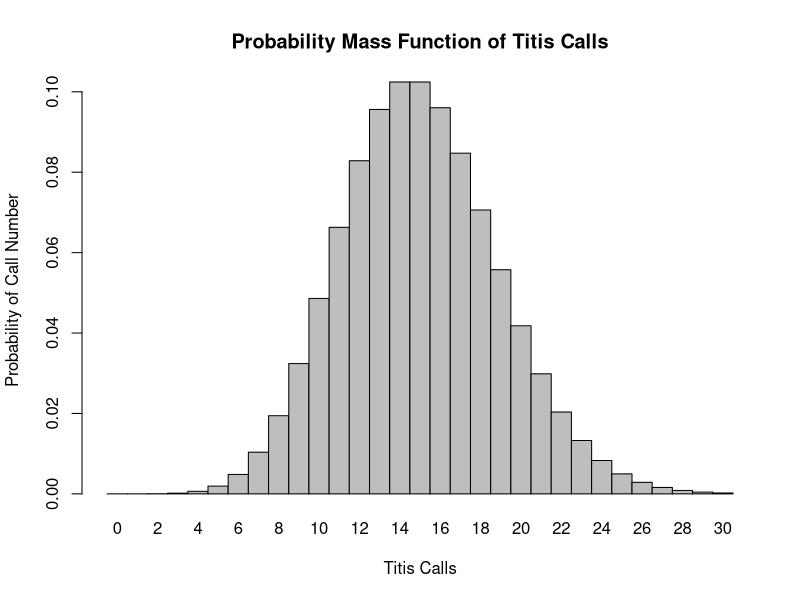
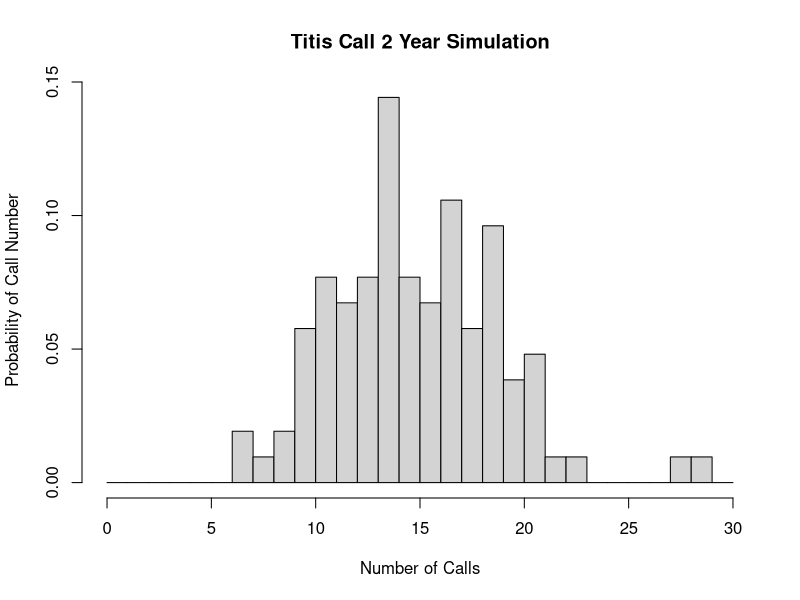

Recreate these plots in R, in order.
## ---- chunk 1
knitr::opts_chunk$set(echo = TRUE)
## ---- chunk 2
l <- 15
Pr8 <- ppois(8, l, lower.tail = FALSE)
Pr8
## ---- chunk 3
Pr0 <- ((l^0)*exp(-l))/(factorial(0))
Pr0
## ---- chunk 4
Pr3 <- ((l^3)*exp(-l))/(factorial(3))
Pr3
## ---- chunk 5
x <- 0:30
CallPr <- dpois(x=x, lambda=l)
barplot(CallPr, names.arg=x, space=0, xlab="Titis Calls", ylab="Probability of Call Number", main="Probability Mass Function of Titis Calls")
## ---- chunk 6
nSat <- 104
SimResult <- rpois(nSat, l)
SimResult
## ---- chunk 7
hist(SimResult, breaks=seq(from=0, to=30, by=1), probability=TRUE, main="Titis Call 2 Year Simulation", xlab="Number of Calls", ylab = "Probability of Call Number", xlim=c(0,30))
